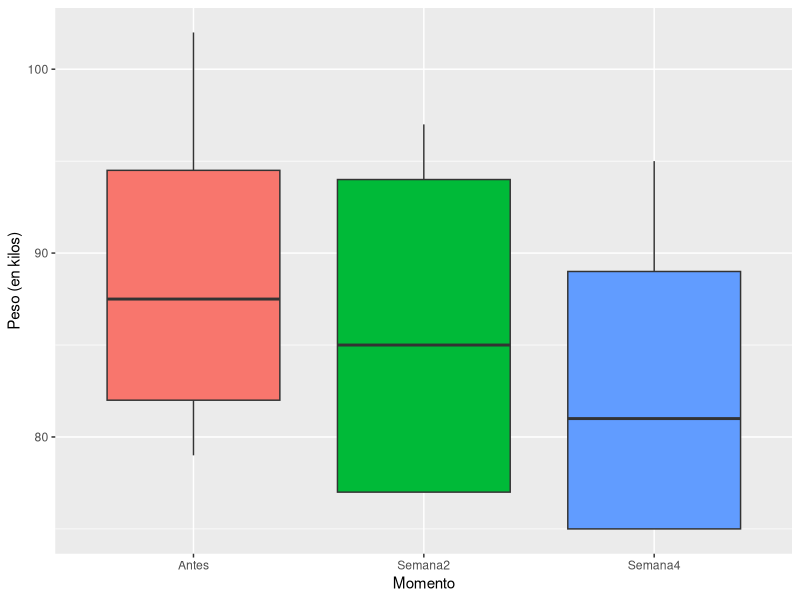
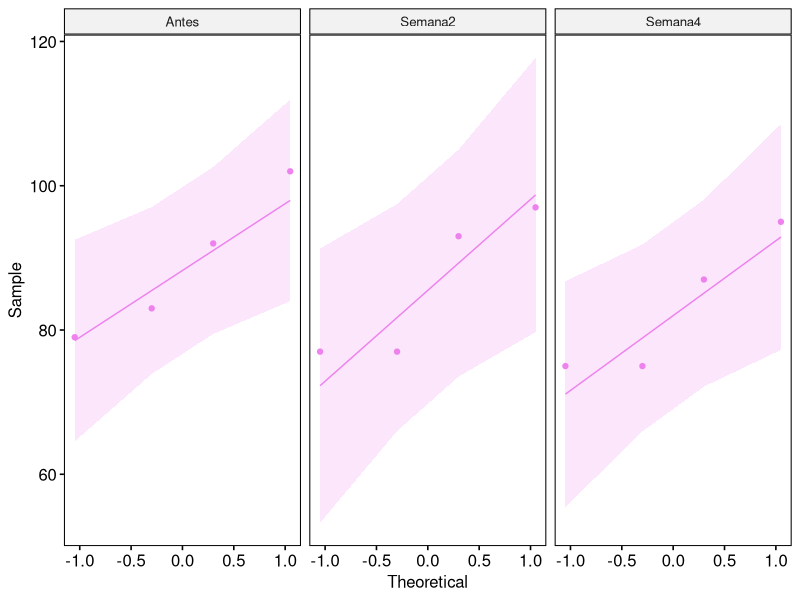

Generate these figures, in order, with R:
## ---- chunk 1
library(rstudioapi)
library(readxl)
library(ggplot2)
library(reshape)
library(tidyverse)
## ---- chunk 2
# Fijamos ruta de trabajo
setwd(dirname(getActiveDocumentContext()$path))
## ---- chunk 3
Dieta <- read_excel("Dieta.xlsx")
View(Dieta)
## ---- chunk 4
colnames(Dieta) <- c("Individuo", "Antes", "Semana2", "Semana4")
attach(Dieta)
## ---- chunk 5
mat <- as.matrix(Dieta[,2:4]) # variables numéricas
rownames(mat) <- Individuo # nombre de filas
dieta <- melt(mat) # formato de matriz larga
colnames(dieta) <- c("Individuo", "Momento", "Peso") # nombre de columnas
## ---- chunk 6

ggplot(data = dieta, aes(x = Momento, y = Peso, fill = Momento)) +
  geom_boxplot() +
  ylab("Peso (en kilos)") +
  theme(legend.position = "none")
## ---- chunk 7
library(rstatix)
## ---- chunk 8
dieta %>%
  group_by(Momento) %>%
  identify_outliers(Peso)
## ---- chunk 9
library(ggpubr)
## ---- chunk 10
ggqqplot(dieta, "Peso", facet.by = "Momento", color = "violet")
## ---- chunk 11
dieta %>%
  group_by(Momento) %>%
  shapiro_test(Peso)
## ---- chunk 12
aov_pareado <- anova_test(data = dieta, dv = Peso, wid = Individuo, within = Momento)
get_anova_table(aov_pareado)
## ---- chunk 13
aov_pareado$`Mauchly's Test for Sphericity`
aov_pareado$`Sphericity Corrections`
